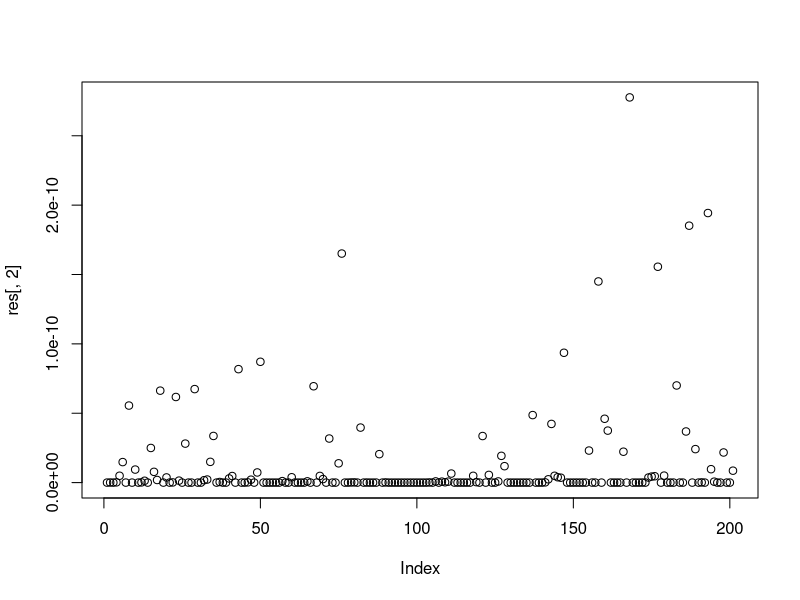
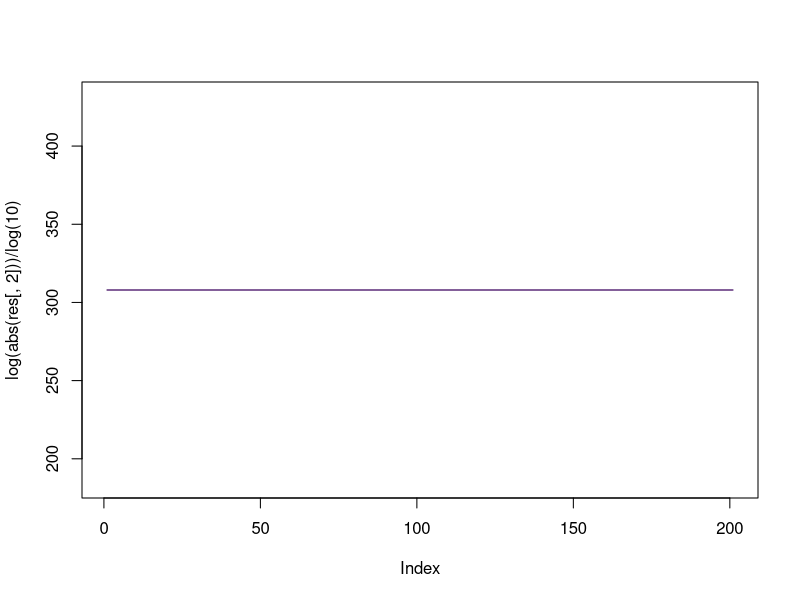

Source code (R) for these figures, in order:


### Tests using Package optimx

# Vignette: Explaining Gradient Minimizers in R
# https://cran.r-project.org/web/packages/optimx/vignettes/ExplainGradMinR.pdf


library(optimx)

# Requires also package lbfgs

# Note:
#   Modified functions;
#   for-loop => vectorized sum;
bfn = function(par) {
	n <- length(par)
	if (n < 1) stop("Variably Dimensioned: n must be positive");
	# fsum <- 0; fn1 <- 0;
	fd   = par - 1;
	fsum = sum(fd * fd);
	fn1  = sum(seq(n) * fd);
	# for (j in 1:n) {
	#	fj <- par[j] - 1; fsum <- fsum + fj * fj; fn1 <- fn1 + j * fj
	# }
	fn1_fn1 <- fn1 * fn1 # f_n+1 and f_n+2
	fsum <- fsum + fn1_fn1 + fn1_fn1 * fn1_fn1
	fsum
}

bgr = function(par) {
	n <- length(par)
	# if (n < 1) {stop("Variably Dimensioned: n must be positive") }
	# fsum <- 0; grad <- rep(0, n); fn1 <- 0;
	fd   = par - 1;
	fn1  = sum(fd * seq(n));
	grad = 2 * fd;
	# for (j in 1:n) {
	#	fj <- par[j] - 1; fn1 <- fn1 + j * fj; grad[j] <- grad[j] + 2 * fj
	# }
	fn1_2 = fn1 * 2; fn13_4 <- fn1_2 * fn1_2 * fn1;
	grad  = grad + 1:n * (fn1_2 + fn13_4)
	grad
}

n  = 100; # Number of variables
# Initial guess:
x0 = rep(pi, n)
defaultW = getOption("warn")
options(warn = -1)
mm   = c("ncg","Rcgmin","lbfgs","L-BFGS-B","Rtnmin")
res1 = opm(x0, bfn, bgr, method=mm)
options(warn = defaultW)
res1[ , seq(n, n + 8)]

### Test
# All Solutions == 1
# Error of solutions:
summary(unlist(res1[1, 1:n]) - 1)


### Note: Loss of precision!
# - Methods "bcg" and "Rcgmin" loose precision with these new functions;
# - Original precision: x closer to 1 & function "value" (residual error) also better;
#  -- value for ncg = 4.247862e-24;
#  -- value for Rcgmin = 2.320238e-26;
#  -- How is this precision achieved?
#  -- Value for ncg drops massively for n = 101 with both versions of the function!
#     (to 5E-12 ... 5E-14)
# - Issue with sum(...)?


###############
### Exploration

### Various n:
explore.opm = function(n, method, x0 = pi) {
	defaultW = getOption("warn")
	options(warn = -1);
	res = lapply(n, function(n) {
		x0 = rep(x0, n);
		# mm   = c("ncg","Rcgmin","lbfgs","L-BFGS-B","Rtnmin")
		res1 = opm(x0, bfn, bgr, method = method)
		res1 = unlist(res1[ , seq(n, n + 1)])
	});
	
	options(warn = defaultW);
	res = do.call(rbind, res);
	return(res);
}

n = seq(100, 300)
# takes 5-10 seconds to run;
res = explore.opm(n, "ncg")

plot(res[,2])

# for Rtnmin
# plot(res[res[,2] < 4E+5,2])

###
n = seq(100, 300)
# takes ~10 seconds to run;
res = explore.opm(n, "lbfgs")
plot(log(abs(res[,2])) / log(10), type = "l")

res = explore.opm(n, "lbfgs", x0 = -pi)
lines(log(abs(res[,2])) / log(10), col = "#A032E0A0")
